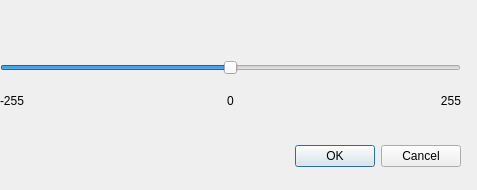
<?xml version="1.0" encoding="UTF-8"?>
<ui version="4.0">
 <class>brightnessSlider</class>
 <widget class="QDialog" name="brightnessSlider">
  <property name="geometry">
   <rect>
    <x>0</x>
    <y>0</y>
    <width>477</width>
    <height>190</height>
   </rect>
  </property>
  <property name="windowTitle">
   <string>Dialog</string>
  </property>
  <widget class="QDialogButtonBox" name="buttonBox">
   <property name="geometry">
    <rect>
     <x>120</x>
     <y>140</y>
     <width>341</width>
     <height>32</height>
    </rect>
   </property>
   <property name="orientation">
    <enum>Qt::Horizontal</enum>
   </property>
   <property name="standardButtons">
    <set>QDialogButtonBox::Cancel|QDialogButtonBox::Ok</set>
   </property>
  </widget>
  <widget class="QWidget" name="verticalLayoutWidget">
   <property name="geometry">
    <rect>
     <x>0</x>
     <y>60</y>
     <width>461</width>
     <height>48</height>
    </rect>
   </property>
   <layout class="QVBoxLayout" name="layoutVert">
    <item>
     <widget class="QSlider" name="horizontalSlider">
      <property name="minimum">
       <number>-255</number>
      </property>
      <property name="maximum">
       <number>255</number>
      </property>
      <property name="orientation">
       <enum>Qt::Horizontal</enum>
      </property>
      <property name="invertedAppearance">
       <bool>false</bool>
      </property>
     </widget>
    </item>
    <item>
     <spacer name="verticalSpacer">
      <property name="orientation">
       <enum>Qt::Vertical</enum>
      </property>
      <property name="sizeHint" stdset="0">
       <size>
        <width>20</width>
        <height>40</height>
       </size>
      </property>
     </spacer>
    </item>
    <item>
     <layout class="QHBoxLayout" name="horizontalLayout">
      <item>
       <widget class="QLabel" name="label_2">
        <property name="text">
         <string>-255</string>
        </property>
       </widget>
      </item>
      <item>
       <widget class="QLabel" name="value">
        <property name="text">
         <string>0</string>
        </property>
        <property name="alignment">
         <set>Qt::AlignCenter</set>
        </property>
       </widget>
      </item>
      <item>
       <widget class="QLabel" name="label">
        <property name="text">
         <string>255</string>
        </property>
        <property name="alignment">
         <set>Qt::AlignRight|Qt::AlignTrailing|Qt::AlignVCenter</set>
        </property>
       </widget>
      </item>
     </layout>
    </item>
   </layout>
  </widget>
 </widget>
 <resources/>
 <connections>
  <connection>
   <sender>buttonBox</sender>
   <signal>accepted()</signal>
   <receiver>brightnessSlider</receiver>
   <slot>accept()</slot>
   <hints>
    <hint type="sourcelabel">
     <x>248</x>
     <y>254</y>
    </hint>
    <hint type="destinationlabel">
     <x>157</x>
     <y>274</y>
    </hint>
   </hints>
  </connection>
  <connection>
   <sender>buttonBox</sender>
   <signal>rejected()</signal>
   <receiver>brightnessSlider</receiver>
   <slot>reject()</slot>
   <hints>
    <hint type="sourcelabel">
     <x>316</x>
     <y>260</y>
    </hint>
    <hint type="destinationlabel">
     <x>286</x>
     <y>274</y>
    </hint>
   </hints>
  </connection>
 </connections>
</ui>
